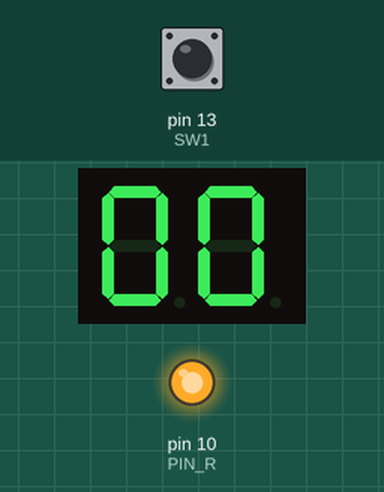
This sketch was run on a simulated Arduino Uno, built with avr-gcc and run on an emulated ATmega328P. Parts: 2-digit seven-segment display, output pins drawn as LEDs (lit = HIGH). Wiring (inferred from the names in the program): BCD to 7-segment decoder: data pin 2, pin 3, pin 4, pin 5; 2-digit 7-segment display, segments lit when HIGH: segments Q0, Q1, Q2, Q3, Q4, Q5, Q6; digit selects pin 6, pin 7. Dashed ring = blinking. The inputs (shaded band) are chosen by the test bench; at power-on: pin 13 (SW1) LOW. The segment pins are drawn as the display they are named for; pins used as bus, display or sensor lines are not drawn.

Above: at 1.2 s.
1.3 s: pin 13 (SW1) pulled HIGH for 0.15 s
At 2.57 s:
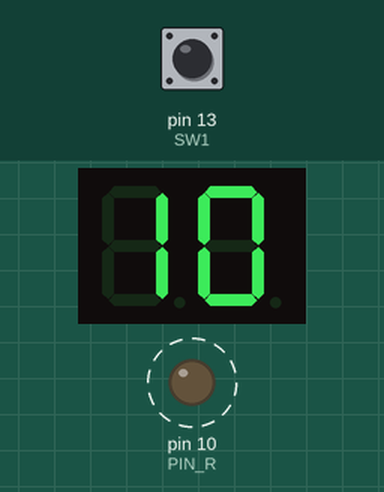
4.4 s: pin 13 (SW1) pulled HIGH for 1 s
At 5.2 s:
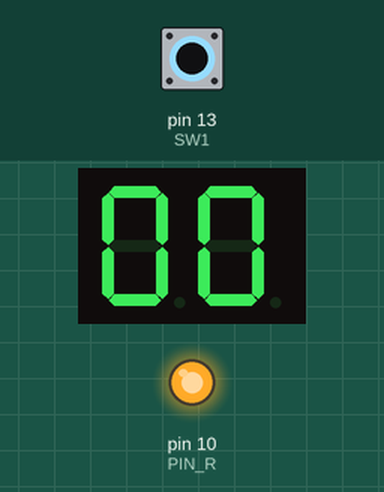
6.9 s: pin 13 (SW1) pulled HIGH for 0.15 s
At 9.64 s:
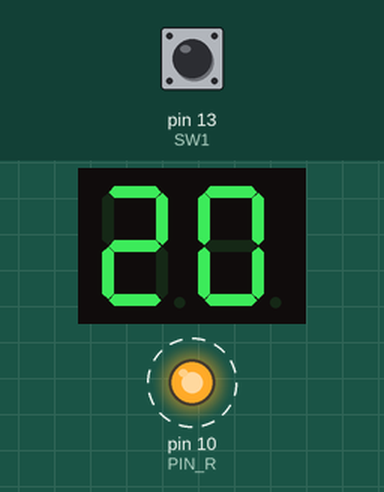
10.0 s: pin 13 (SW1) pulled HIGH for 3.2 s
At 10.6 s:
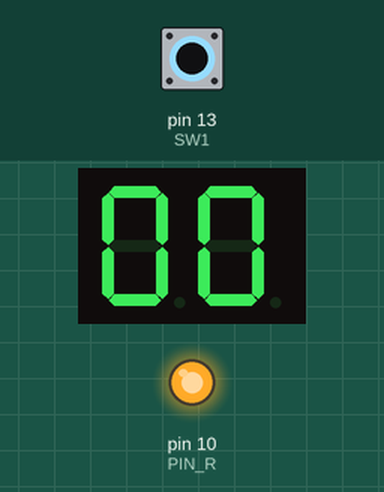
Timing chart, 0 to 13.0 s (numbered marks = the images above; inputs shaded):
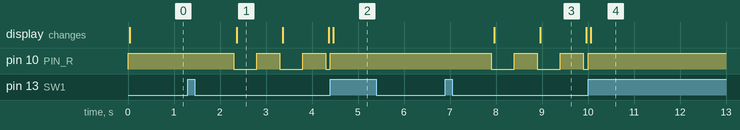

The sketch:

15_FsmFndLedMultitasking.ino
```cpp
// 예제 15: 실무형 FSM + 2자리 FND 멀티플렉싱 + LED Blink
/*
 * [실무형 프로그래밍] FSM 상태머신 + 2자리 FND 멀티플렉싱 + LED Blink
 *
 * 1. 기능 개요
 *  - 외부 풀업 스위치를 누른 후 뗄 때(상승 모서리) IDLE <-> RUN 상태가 전환
 *  - RUN 상태: 1초마다 FND 카운트 증가(00~99 순환) 및 0.5초마다 LED가 깜빡임
 *  - IDLE 상태: FND는 "00"을 고정 표시하고 LED는 완전히 점등(ON)
 * 2. 제어 특징:
 * - delay()를 전혀 사용하지 않는 millis() 기반 Non-Blocking 구조
 * - FND 디스플레이는 시스템의 현재 상태와 무관하게 loop 내부에서 항상
 *   멀티플렉싱을 유지
*/

// BCD 입력 핀 정의
const int BCD_PINS[4] = {2, 3, 4, 5};
// 자리 선택 핀 정의
const int DIGIT_PINS[2] = {6, 7};
// R LED 핀 정의
const int PIN_R = 10;
// 상태 전환용 외부 풀업 스위치 입력 핀 정의
const int SW1 = 13;

// FSM 상태 정의 열거형
enum State{
  IDLE, // 대기 상태(FND -"00" 고정, R LED ON)
  RUN   // 동작 상태(1초 단위로 UPCNT, LED 0.5초 주기로 점멸)
};

// 현재 상태를 저장할 변수 선언 및 초기화
State currentState = IDLE;

// 시간 및 값을 저장할 전역 변수 선언

// RUN 상태에서 FND 카운트 증가(1초 주기)를 위한 타이머
unsigned long lastCountMillis = 0;
// RUN 상태에서 LED 점멸(0.5초 주기)을 위한 타이머
unsigned long lastBlinkMillis = 0;

// FND에 표시할 현재 전체 수치 값(00~99)을 저장할 변수
int fndValue = 0;

// RUN 상태에서 깜빡이는 LED 켜짐/꺼짐 논리 상태를 저장할 변수
bool ledState = false;

// 스위치 이전 상태값을 저장할 변수(스위치 이벤트 검출)
int previousSw1State = HIGH;

void setup() {
  // BCD 입력 핀을 출력 모드로 설정
  for(int pin : BCD_PINS) pinMode(pin, OUTPUT);
  // FND 자릿수 선택 핀 출력 모드로 설정 및 초기 소등 처리
  for(int pin : DIGIT_PINS) {
    pinMode(pin, OUTPUT);
    digitalWrite(pin, LOW);
  }
  // LED 출력 및 스위치 입력 모드 설정
  pinMode(PIN_R, OUTPUT);
  pinMode(SW1, INPUT);

  // LED 초기상태에서 OFF
  digitalWrite(PIN_R, LOW); // 생략 가능!
}

// BCD 출력 함수: 0~9 값을 받아 4비트 BCD 신호로 출력
void writeBcd(int num){
  for(int i= 0; i<4; i++) digitalWrite(BCD_PINS[i], bitRead(num, i));
}

// 멀티플렉싱 함수 정의
void multiplexFnd(int value){
  static bool tensActive = true; // 자릿수 전환용 스위칭 플래그(t: 10의 자리, f: 1의 자리)
  // 마지막으로 자릿수 교체를 진행한 시간을 저장하는 정적 변수
  static unsigned long lastMux = 0;

  // 비차단 잔상 타이머: 자릿수 교체 후 3ms가 지나지 않았다면 즉시 리턴
  if(millis()- lastMux < 3){
    return;
  }

  // 자릿수 스위칭 타임 스탬프 갱신
  lastMux = millis();

  // FND 표시값을 10, 1의 자리로 분리
  int tens = value / 10;
  int ones = value % 10;

  // 3항 연산자를 활용해서 켜야할 자릿수 전원 핀 제어
  writeBcd(tensActive? tens : ones);
  digitalWrite(DIGIT_PINS[0], tensActive? HIGH : LOW);
  digitalWrite(DIGIT_PINS[1], tensActive? LOW : HIGH);

  // 다음 스위칭 주기에 반대쪽 자릿수가 켜질 수 있도록 상태 토글
  tensActive = !tensActive;
}

void handleSwitch(){
  // 현재 스위치 입력값을 저장
  int currentSw1State = digitalRead(SW1);
  // 상승 모서리 검출(직전 LOW => 현재 HIGH)
  if(previousSw1State == LOW && currentSw1State == HIGH){
    if(currentState == IDLE){ // IDLE => RUN
      currentState = RUN;
      lastCountMillis = millis();
      lastBlinkMillis = millis();
    }
    // RUN => IDLE
    else{
      currentState = IDLE;
    }
  }
  // 다음 루프 회전 시 비교할 현재 상태를 저장
  previousSw1State = currentSw1State;
}

void loop() {
  // 현재 시간을 now 변수에 저장
  unsigned long now = millis();
  // 멀티플렉싱 함수를 호출
  multiplexFnd(fndValue);
  // 스위칭 상태 전이 함수를 호출
  handleSwitch();

  // FSM 상태별 동작 처리 로직
  // RUN 상태: Up CNT, LED Toggle
  if(currentState == RUN){
    if(now - lastCountMillis >= 1000){
      lastCountMillis = now;
      fndValue = (fndValue + 1) % 100;
    }
    if(now - lastBlinkMillis >= 500){
      lastBlinkMillis = now;
      ledState = !ledState;
      digitalWrite(PIN_R, ledState);
    }
  }
  // IDLE 상태: FND 값을 초기화 및 LED 상시 점등 고정
  else if(currentState == IDLE){
    fndValue = 0;
    digitalWrite(PIN_R, HIGH);
  }

}
```

Measured:
- after the input at 1.3 s, pin 10 (PIN_R): alternates HIGH for 0.50 s and LOW for 0.50 s, starting after 1.0 s; the display: changes after 1.1 s (image 1)
- after the input at 6.9 s, pin 10 (PIN_R): alternates HIGH for 0.50 s and LOW for 0.50 s, starting after 1.0 s; the display: first changes after 1.1 s (image 3 shows a later state)
- what the display in image 1 shows lasts 1.0 s, from 2.4 s to 3.4 s
